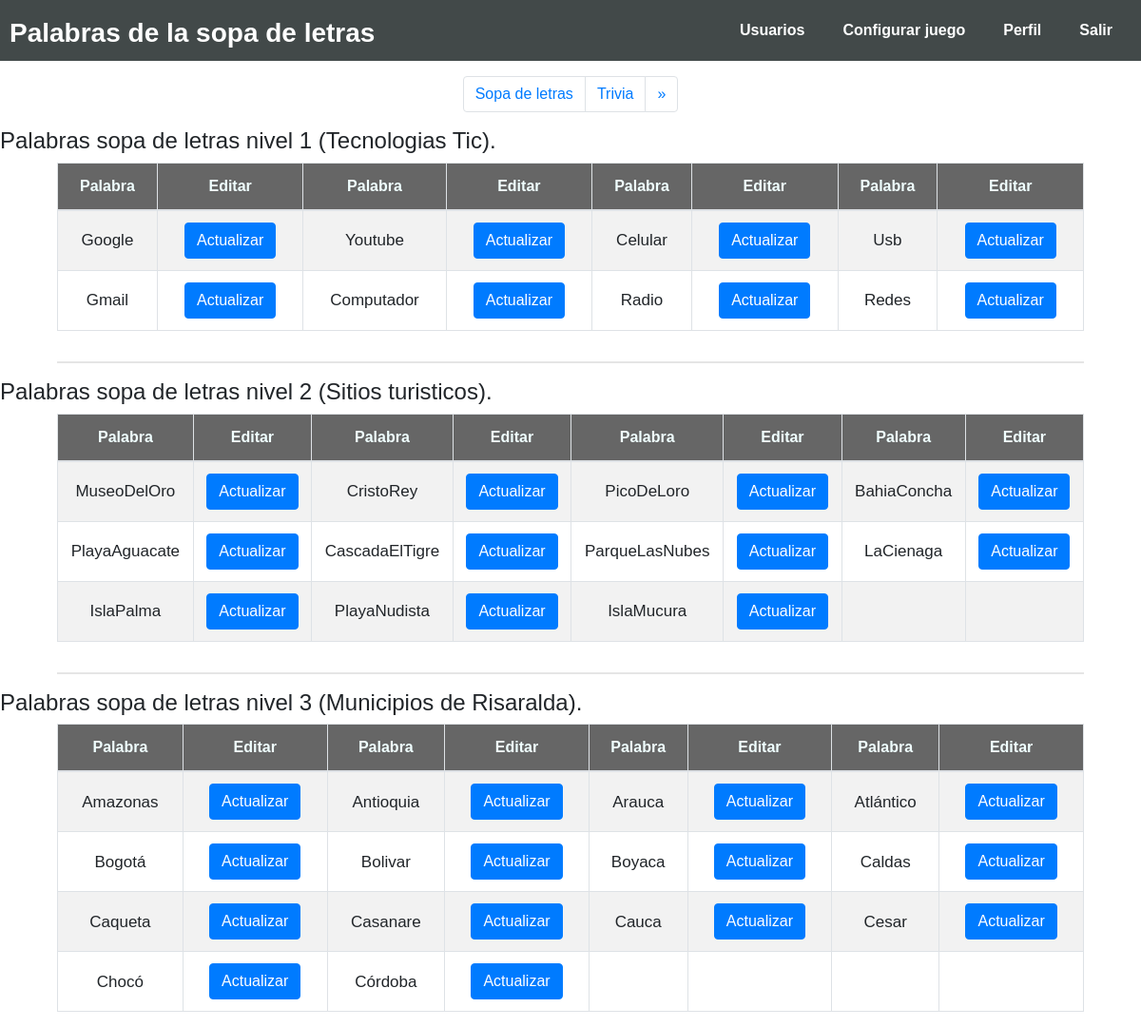
The page /confi_juego/sopa/index.php (signed in) on the database its author committed.
### tables this page shows
CREATE TABLE `sopa_nivel1` (
  `id_palabra` int(11) NOT NULL,
  `palabra` varchar(10) NOT NULL
);

CREATE TABLE `sopa_nivel2` (
  `id_palabra` int(11) NOT NULL,
  `palabra` varchar(16) NOT NULL
);

CREATE TABLE `sopa_nivel3` (
  `id_palabra` int(11) NOT NULL,
  `palabra` varchar(16) NOT NULL
);

### confi_juego/sopa/php/consul_sopaN1.php (called while the page is built, shortened)
<?php
require ('../../php/conexion.php');
$pdo -> setAttribute(PDO::ATTR_ERRMODE, PDO::ERRMODE_EXCEPTION);
$query = $pdo->prepare("SELECT * FROM `sopa_nivel1`");
$query->execute();
$nivel1 = $query->fetchAll();

### confi_juego/sopa/php/consul_sopaN2.php (called while the page is built, shortened)
<?php
require ('../../php/conexion.php');
$pdo -> setAttribute(PDO::ATTR_ERRMODE, PDO::ERRMODE_EXCEPTION);
$query = $pdo->prepare("SELECT * FROM `sopa_nivel2`");
$query->execute();
$nivel2 = $query->fetchAll();

### confi_juego/sopa/php/consul_sopaN3.php (called while the page is built, shortened)
<?php
require ('../../php/conexion.php');
$pdo -> setAttribute(PDO::ATTR_ERRMODE, PDO::ERRMODE_EXCEPTION);
$query = $pdo->prepare("SELECT * FROM `sopa_nivel3`");
$query->execute();
$nivel3 = $query->fetchAll();

### confi_juego/sopa/index.php (the view, shortened to what this page needs)
<!DOCTYPE html>
<html lang="en">
<head>
  <link rel="stylesheet" type="text/css" href="../../css/bootstrap.css">
  <link rel="stylesheet" type="text/css" href="../../css/cargando.css">
  <link rel="stylesheet" type="text/css" href="../../css/maquinawrite.css">
  <link rel="stylesheet" href="../../css/estyle.css">
  <link rel="stylesheet" href="../trivia/style.css">
</head>
<body>
  <nav class="navbar1 navbar-expand-lg1 navbar-light1 bg-light1">
    <div class="collapse1 navbar-collapse1" id="navbarNav">
      <p class="title_sopa pa"> <b><span style="color: white;">Palabras de la sopa de letras</span> </b></p>
      <ul class="navbar-nav1">
        <li class="nav-item1 active1">
          <a class="nav-link1" href="../../administrador/index.php"><b> Usuarios</b> <span class="sr-only1"></span></a>
        </li>
        <li class="nav-item1">
          <a class="nav-link1" href="#"><b> Configurar juego</b></a>
        </li>
        <li class="nav-item1">
          <a class="nav-link1" href="../perfil/perfil_admin.php"><b>Perfil</b></a>
        </li>
        <li class="nav-item1">
          <a class="nav-link1" href="../../php/salir.php"><b>Salir</b></a>
        </li>
      </ul>
    </div>
  </nav>
  <ul class="pagination">
    <li class="page-item">
      <div>
        <a class="page-link" href="#">Sopa de letras</a>
      </div>
    </li>
    <li class="page-item">
      <div>
        <a class="page-link" href="../trivia/trivia.php">Trivia</a>
      </div>
    </li>
    <li class="page-item">
      <div>
        <a class="page-link" href="../trivia/trivia.php" aria-label="Next">
          <span aria-hidden="true">&raquo;</span>
        </a>
      </div>
    </li>
  </ul>
  <h4 class="h4_nivelsopa">Palabras sopa de letras nivel 1 (Tecnologias Tic).</h4>
  <div class="tabla clearfix">
    <div class="contenedor_tabla">
      <div class="table-responsive" style="align-items: center;">
        <table class="table table-bordered table-striped table-hover">
          <thead>
            <tr class="tr">
              <th scope="col">Palabra</th>
              <th scope="col">Editar</th>
              <th scope="col">Palabra</th>
              <th scope="col">Editar</th>
              <th scope="col">Palabra</th>
              <th scope="col">Editar</th>
              <th scope="col">Palabra</th>
              <th scope="col">Editar</th>
            </tr>
          </thead>
          <tbody>
            <?php
            include("php/consul_sopan1.php");
            $cuenta = 0;
            for ($i = 1; $i <= 8; $i = $i + 4) { ?>
              <tr>
                <td><?php echo ($nivel1[$cuenta][1]); ?></td>
                <td> <button type="button" class="btn btn-primary" data-toggle="modal" data-target="#tecnologia<?php echo $nivel1[$cuenta][0];?>">Actualizar</button> </td>
                <?php include("tecno.php"); $cuenta++;  ?>
                <td><?php echo ($nivel1[$cuenta][1]); ?></td>
                <td> <button type="button" class="btn btn-primary" data-toggle="modal" data-target="#tecnologia<?php echo $nivel1[$cuenta][0];?>">Actualizar</button> </td>
                <?php include("tecno.php"); $cuenta++;  ?>
                <td><?php echo ($nivel1[$cuenta][1]); ?></td>
                <td> <button type="button" class="btn btn-primary" data-toggle="modal" data-target="#tecnologia<?php echo $nivel1[$cuenta][0];?>">Actualizar</button> </td>
                <?php include("tecno.php"); $cuenta++;  ?>
                <td><?php echo ($nivel1[$cuenta][1]); ?></td>
                <td> <button type="button" class="btn btn-primary" data-toggle="modal" data-target="#tecnologia<?php echo $nivel1[$cuenta][0];?>">Actualizar</button> </td>
                <?php include("tecno.php"); $cuenta++;  ?>
              </tr>
            <?php } ?>
          </tbody>
        </table>
      </div>
    </div>
  </div>
  <hr class="hr_tablasopa">
  <h4 class="h4_nivelsopa">Palabras sopa de letras nivel 2 (Sitios turisticos).</h4>
  <div class="tabla clearfix">
    <div class="contenedor_tabla">
      <div class="table-responsive" style="align-items: center;">
        <table class="table table-bordered table-striped table-hover">
          <thead>
            <tr class="tr">
              <th scope="col">Palabra</th>
              <th scope="col">Editar</th>
              <th scope="col">Palabra</th>
              <th scope="col">Editar</th>
              <th scope="col">Palabra</th>
              <th scope="col">Editar</th>
              <th scope="col">Palabra</th>
              <th scope="col">Editar</th>
            </tr>
          </thead>
          <tbody>
            <?php
            include("php/consul_sopan2.php");
            $cuenta = 0 ;
            for ($i = 1; $i <= 11; $i = $i + 4) { ?>
              <tr>
                <td><?php echo ($nivel2[$cuenta][1]); ?></td>
                <td> <button type="button" class="btn btn-primary" data-toggle="modal" data-target="#turismo<?php echo $nivel2[$cuenta][0]; ?>">Actualizar</button> </td>
                <?php include("turis.php"); $cuenta++;?>
                <td><?php echo ($nivel2[$cuenta][1]); ?></td>
                <td> <button type="button" class="btn btn-primary" data-toggle="modal" data-target="#turismo<?php echo $nivel2[$cuenta][0]; ?>">Actualizar</button> </td>
                <?php include("turis.php"); $cuenta++;?>
                <td><?php echo ($nivel2[$cuenta][1]); ?></td>
                <td> <button type="button" class="btn btn-primary" data-toggle="modal" data-target="#turismo<?php echo $nivel2[$cuenta][0]; ?>">Actualizar</button> </td>
                <?php include("turis.php"); $cuenta++;?>
                <?php
                if($cuenta == 11) { ?>
                  <td></td>
                  <td></td>
          <?php } else {?>
                  <td><?php echo ($nivel2[$cuenta][1]); ?></td>
                  <td> <button type="button" class="btn btn-primary" data-toggle="modal" data-target="#turismo<?php echo $nivel2[$cuenta][0]; ?>">Actualizar</button> </td>
                  <?php include("turis.php"); $cuenta++;?>
          <?php } ?>
              </tr>
            <?php } ?>
          </tbody>
        </table>
      </div>
    </div>
  </div>
  <hr class="hr_tablasopa">
  <h4 class="h4_nivelsopa">Palabras sopa de letras nivel 3 (Municipios de Risaralda).</h4>
  <div class="tabla clearfix">
    <div class="contenedor_tabla">
      <div class="table-responsive" style="align-items: center;">
        <table class="table table-bordered table-striped table-hover">
          <thead>
            <tr class="tr">
              <th scope="col">Palabra</th>
              <th scope="col">Editar</th>
              <th scope="col">Palabra</th>
              <th scope="col">Editar</th>
              <th scope="col">Palabra</th>
              <th scope="col">Editar</th>
              <th scope="col">Palabra</th>
              <th scope="col">Editar</th>
            </tr>
          </thead>
          <tbody>
          <?php
            include("php/consul_sopan3.php");
            $cuenta = 0 ;
            for ($i = 1; $i <= 14; $i = $i + 4) { ?>
              <tr>
                <td><?php echo ($nivel3[$cuenta][1]); ?></td>
                <td> <button type="button" class="btn btn-primary" data-toggle="modal" data-target="#municipio<?php echo $nivel3[$cuenta][0]; ?>">Actualizar</button> </td>
                <?php include("muni.php"); $cuenta++;?>
                <td><?php echo ($nivel3[$cuenta][1]); ?></td>
                <td> <button type="button" class="btn btn-primary" data-toggle="modal" data-target="#municipio<?php echo $nivel3[$cuenta][0]; ?>">Actualizar</button> </td>
                <?php include("muni.php"); $cuenta++;?>
                <?php
                if($cuenta >= 14) { ?>
                  <td></td>
                  <td></td>
          <?php } else {?>
                  <td><?php echo ($nivel3[$cuenta][1]); ?></td>
                  <td> <button type="button" class="btn btn-primary" data-toggle="modal" data-target="#municipio<?php echo $nivel3[$cuenta][0]; ?>">Actualizar</button> </td>
                  <?php include("muni.php"); $cuenta++;?>
          <?php } ?>
                <?php
                if($cuenta >= 14) { ?>
                  <td></td>
                  <td></td>
          <?php } else {?>
                  <td><?php echo ($nivel3[$cuenta][1]); ?></td>
                  <td> <button type="button" class="btn btn-primary" data-toggle="modal" data-target="#municipio<?php echo $nivel3[$cuenta][0]; ?>">Actualizar</button> </td>
                  <?php include("muni.php"); $cuenta++;?>
          <?php } ?>
              </tr>
            <?php } ?>
          </tbody>
        </table>
      </div>
    </div>
  </div>
</body>
</html>

### css/estyle.css (style rules this page uses)
table tr th { background: rgba(0, 0, 0, .6); color: azure; }
tbody tr { font-size: 12px !important; }
b { display: flex; flex-direction: row-reverse; }
.pagination { justify-content: center; margin: 16px 0; }

### confi_juego/trivia/style.css (style rules this page uses)
body { font-family: Arial, Helvetica, sans-serif; }
.nav-link1 { text-decoration: none !important; color: white; padding: 20px; display: block; }
.hr_tablasopa { width: 90%; align-items: center; border-top: 2px solid rgba(0, 0, 0, 0.1); }
.nav-item1 { display: inline-block; text-align: center; }
.navbar1 { position: relative; background-color: #424949; list-style: none; padding: 0; margin: auto; }
.tabla { display: flex; justify-content: center; }
.navbar-nav1 { margin: 0px; display: flex; justify-content: flex-end; text-decoration: none !important; }
.pa { padding-top: 14px; font-size: 28px; margin: 0px; }
.collapse1 { padding: 0px 10px; display: flex; justify-content: space-between; }
td { display: table-cell; vertical-align: middle !important; text-align: center; font-size: 17px; }
.tr { white-space: nowrap; text-align: center; }
.contenedor_tabla { width: 90%; }

### rows shown on the page
sopa_nivel1: palabra "Google"
sopa_nivel1: palabra "Youtube"
sopa_nivel1: palabra "Celular"
sopa_nivel1: palabra "Usb"
sopa_nivel1: palabra "Gmail"
sopa_nivel1: palabra "Computador"
sopa_nivel1: palabra "Radio"
sopa_nivel1: palabra "Redes"
sopa_nivel2: palabra "MuseoDelOro"
sopa_nivel2: palabra "CristoRey"
sopa_nivel2: palabra "PicoDeLoro"
sopa_nivel2: palabra "BahiaConcha"
sopa_nivel2: palabra "PlayaAguacate"
sopa_nivel2: palabra "CascadaElTigre"
sopa_nivel2: palabra "ParqueLasNubes"
sopa_nivel2: palabra "LaCienaga"
sopa_nivel2: palabra "IslaPalma"
sopa_nivel2: palabra "PlayaNudista"
sopa_nivel2: palabra "IslaMucura"
sopa_nivel3: palabra "Amazonas"
sopa_nivel3: palabra "Antioquia"
sopa_nivel3: palabra "Arauca"
sopa_nivel3: palabra "Atlántico"
sopa_nivel3: palabra "Bogotá"
sopa_nivel3: palabra "Bolivar"
sopa_nivel3: palabra "Boyaca"
sopa_nivel3: palabra "Caldas"
sopa_nivel3: palabra "Caqueta"
sopa_nivel3: palabra "Casanare"
sopa_nivel3: palabra "Cauca"
sopa_nivel3: palabra "Cesar"
sopa_nivel3: palabra "Chocó"
sopa_nivel3: palabra "Córdoba"
